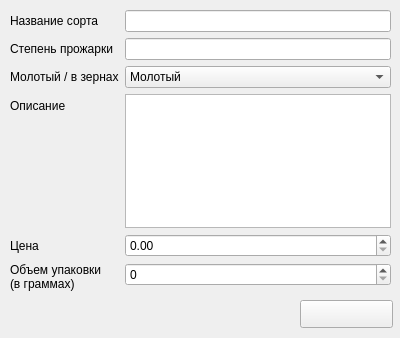
<?xml version="1.0" encoding="UTF-8"?>
<ui version="4.0">
 <class>Form</class>
 <widget class="QWidget" name="Form">
  <property name="geometry">
   <rect>
    <x>0</x>
    <y>0</y>
    <width>400</width>
    <height>338</height>
   </rect>
  </property>
  <property name="windowTitle">
   <string>Form</string>
  </property>
  <widget class="QWidget" name="formLayoutWidget">
   <property name="geometry">
    <rect>
     <x>10</x>
     <y>10</y>
     <width>381</width>
     <height>281</height>
    </rect>
   </property>
   <layout class="QFormLayout" name="formLayout">
    <item row="0" column="0">
     <widget class="QLabel" name="label">
      <property name="text">
       <string>Название сорта</string>
      </property>
     </widget>
    </item>
    <item row="0" column="1">
     <widget class="QLineEdit" name="sortNameEdit"/>
    </item>
    <item row="1" column="0">
     <widget class="QLabel" name="label_2">
      <property name="text">
       <string>Степень прожарки</string>
      </property>
     </widget>
    </item>
    <item row="1" column="1">
     <widget class="QLineEdit" name="degreeOfRoastingEdit"/>
    </item>
    <item row="2" column="0">
     <widget class="QLabel" name="label_3">
      <property name="text">
       <string>Молотый / в зернах</string>
      </property>
     </widget>
    </item>
    <item row="2" column="1">
     <widget class="QComboBox" name="comboBox">
      <item>
       <property name="text">
        <string>Молотый</string>
       </property>
      </item>
      <item>
       <property name="text">
        <string>В зернах</string>
       </property>
      </item>
     </widget>
    </item>
    <item row="3" column="0">
     <widget class="QLabel" name="label_4">
      <property name="text">
       <string>Описание</string>
      </property>
     </widget>
    </item>
    <item row="3" column="1">
     <widget class="QPlainTextEdit" name="descriptionPlainTextEdit"/>
    </item>
    <item row="4" column="0">
     <widget class="QLabel" name="label_5">
      <property name="text">
       <string>Цена</string>
      </property>
     </widget>
    </item>
    <item row="4" column="1">
     <widget class="QDoubleSpinBox" name="priceDoubleSpinBox">
      <property name="maximum">
       <double>99999.990000000005239</double>
      </property>
     </widget>
    </item>
    <item row="5" column="0">
     <widget class="QLabel" name="label_6">
      <property name="text">
       <string>Объем упаковки
(в граммах)</string>
      </property>
     </widget>
    </item>
    <item row="5" column="1">
     <widget class="QSpinBox" name="volumeOfPackagingSpinBox">
      <property name="maximum">
       <number>9999</number>
      </property>
     </widget>
    </item>
   </layout>
  </widget>
  <widget class="QPushButton" name="pushButton">
   <property name="geometry">
    <rect>
     <x>300</x>
     <y>300</y>
     <width>93</width>
     <height>28</height>
    </rect>
   </property>
   <property name="text">
    <string/>
   </property>
  </widget>
 </widget>
 <resources/>
 <connections/>
</ui>
